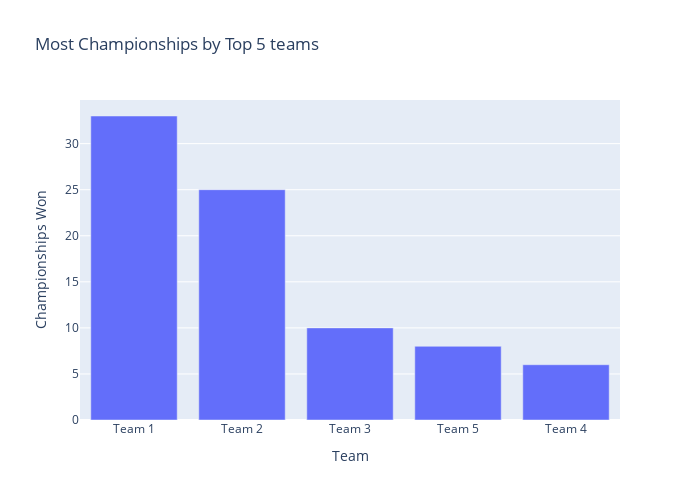

Source (notebook cell):
### Code cell
# No of championships won by top 5 teams
plot_top_n_teams(basketball_df, 'TournamentChampion', 5, 'Most Championships by Top 5 teams', 'Championships Won')

### Figure 1 — Plotly figure (JSON) as saved in the notebook; plotly's stock layout.template omitted (floating-point values rounded to 4 significant figures)
{"data": [{"name": "Top 5 Teams (TournamentChampion)", "type": "bar", "x": ["Team 1", "Team 2", "Team 3", "Team 5", "Team 4"], "y": [33, 25, 10, 8, 6]}], "layout": {"barmode": "group", "height": 500, "title": {"text": "Most Championships by Top 5 teams"}, "width": 700, "xaxis": {"title": {"text": "Team"}}, "yaxis": {"title": {"text": "Championships Won"}}}}
